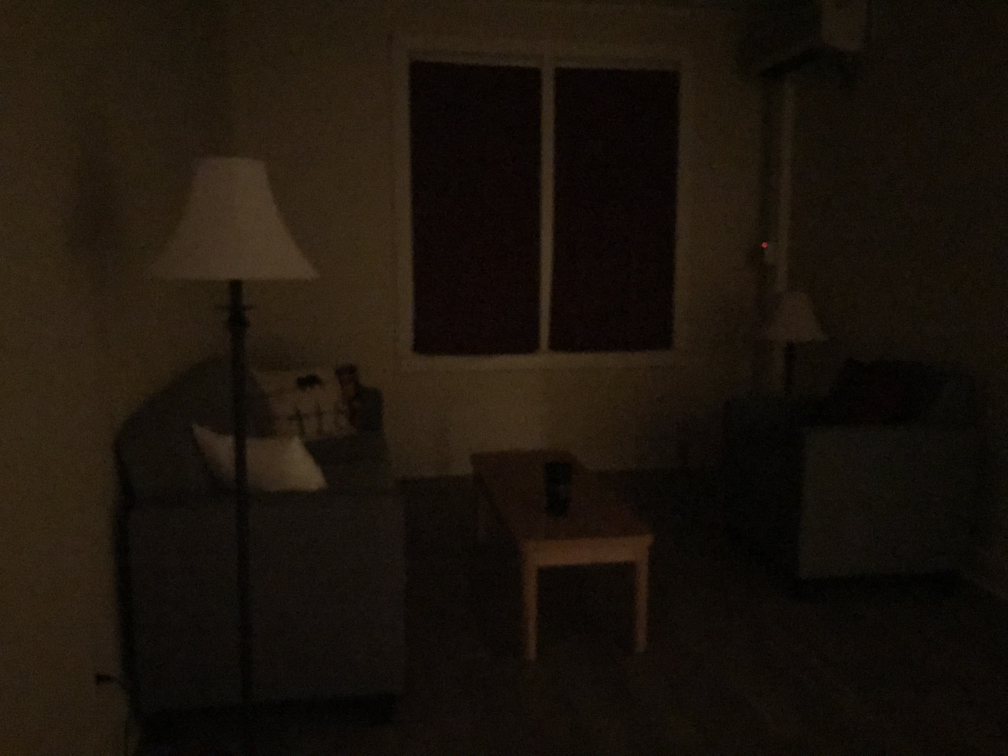
#> input picture Training_images/Dim/IMG_9682.jpeg, 4032 x 3024 px (shown at 1/4 size); its folder holds only this picture in this run
$ python userInput.py
#> lines starting #> are read from the running program, lines starting #| are printed output that depends on the picture
#!/usr/bin/env python2
# -*- coding: utf-8 -*-
"""
Created on Thu Nov 29 23:10:39 2018

@author: jamiecrow
"""
'''
Author:   Jamie Crow
Sponsor:  Dr. Toshikazu Ikuta
          Digital Neuroscience Laboratory
          University of Mississippi Department of Communication Sciences & Disorders
Semester: Fall 2018
Class:    CSCI 487 (Senior Project)

Objective:
    To simulate pupillary light reflex using a convolutional neural network written from scratch                             (i.e. without the use of Keras, OpenCV, Tensorflow, etc.). The program should accept a JPEG file as user    input, and should produce visual output in the form of a circle, representing the pupil, growing or shrinking in size in response to the output of the neural network. The neural network should classify images as either dim, normal, or bright.
'''


from PIL import Image
from neural_network_epochs import train
from neural_network_classify import classify
import numpy as np
from matplotlib import pyplot
from matplotlib import animation
import mimetypes
from os import path
import pickle


def userInput():

    print("Input an image file path: ")
    testImage = ""


    #Error handling to check for valid file type and valid file name
    while (testImage == ""):
        try:
            filePath = raw_input()
#> the answer given: Training_images/Dim/IMG_9682.jpeg
            filePath = imageCheck(filePath)
            testImage = Image.open(filePath)
#> testImage is the input picture: PIL image 4032x3024 RGB; mean R, G, B 27.4, 19.7, 11.7

        except IOError:
            print("This file cannot be found. Please input a valid file name: ")


    testImage = testImage.resize((testImage.size[0]/140, testImage.size[1]/140))
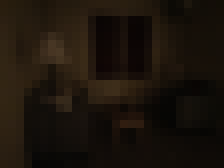
#> testImage: PIL image 28x21 RGB (shown 8 times larger); mean R, G, B 27.4, 19.7, 11.7
    testImage = testImage.convert("HSV")
#> testImage: PIL image 28x21 HSV; mean H, S, V 21.1, 142.1, 27.4

#> (the run stopped early here; a loop or call above may not have finished)

$ run again, on Training_images/Dim/IMG_9692.jpeg
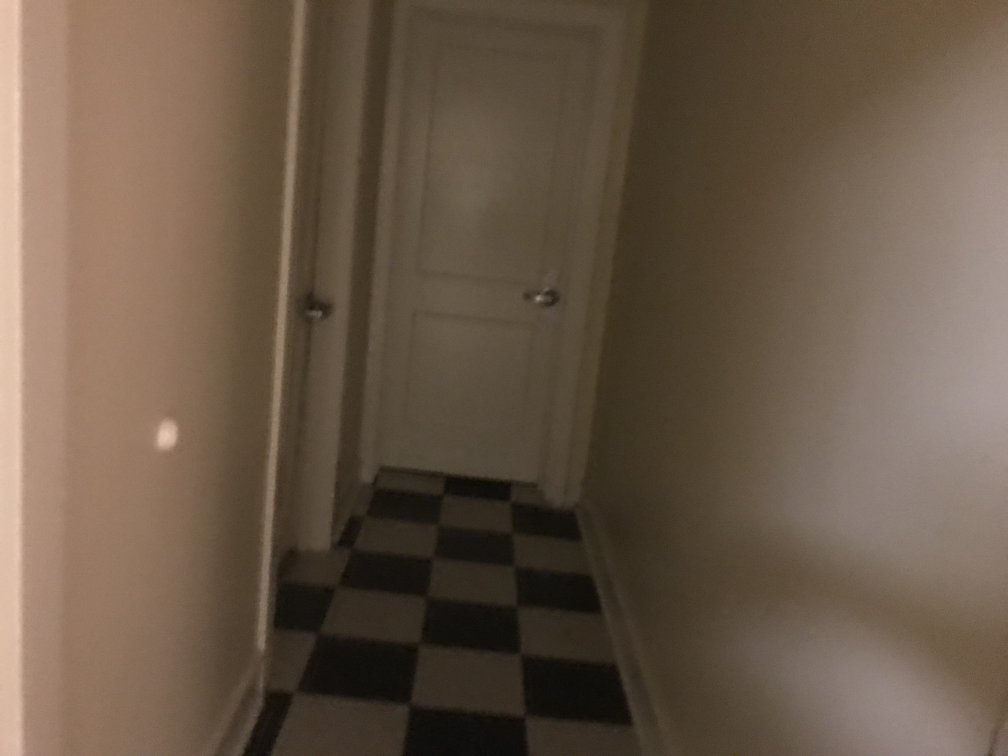
#> input picture Training_images/Dim/IMG_9692.jpeg, 4032 x 3024 px (shown at 1/4 size)
#> in userInput, testImage is the input picture: PIL image 4032x3024 RGB; mean R, G, B 104.8, 87.8, 71.5
#> in userInput, `testImage = testImage.resize((testImage.size[0]/140, testImage.size[1]..`:
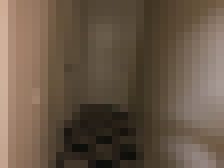
#> testImage: PIL image 28x21 RGB (shown 8 times larger); mean R, G, B 104.7, 87.7, 71.4

$ run again, on Training_images/Dim/IMG_9696.jpeg
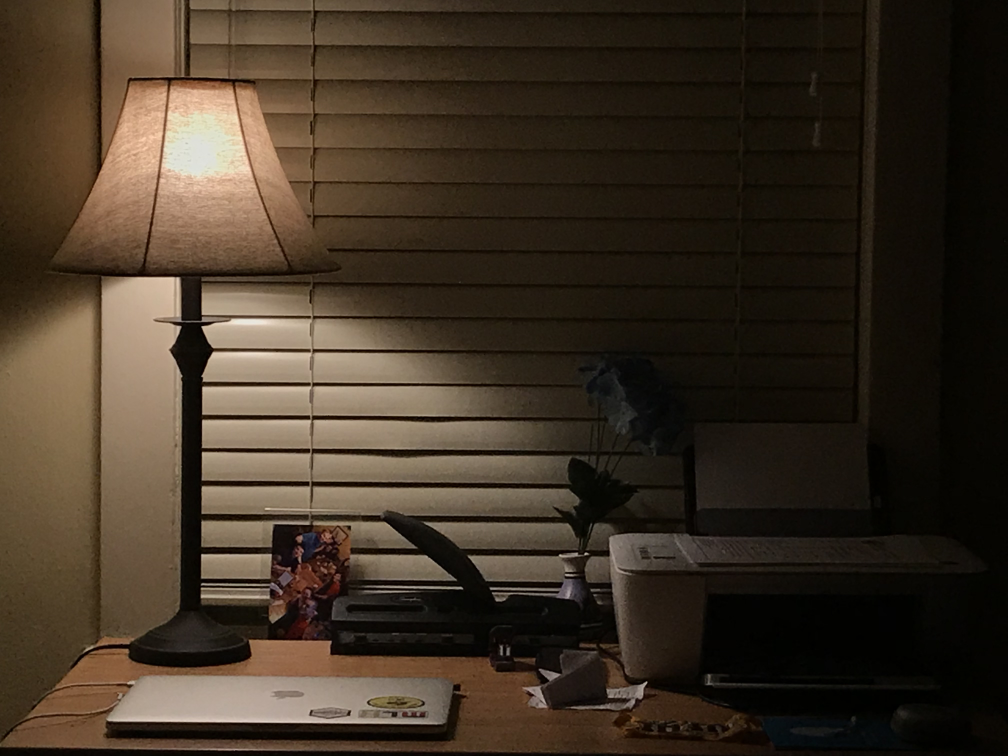
#> input picture Training_images/Dim/IMG_9696.jpeg, 4032 x 3024 px (shown at 1/4 size)
#> in userInput, testImage is the input picture: PIL image 4032x3024 RGB; mean R, G, B 62.5, 50.3, 36.9
#> in userInput, `testImage = testImage.resize((testImage.size[0]/140, testImage.size[1]..`:
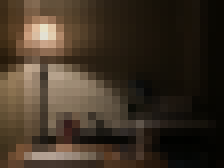
#> testImage: PIL image 28x21 RGB (shown 8 times larger); mean R, G, B 62.6, 50.4, 37

$ run again, on Training_images/Dim/IMG_9702.jpeg
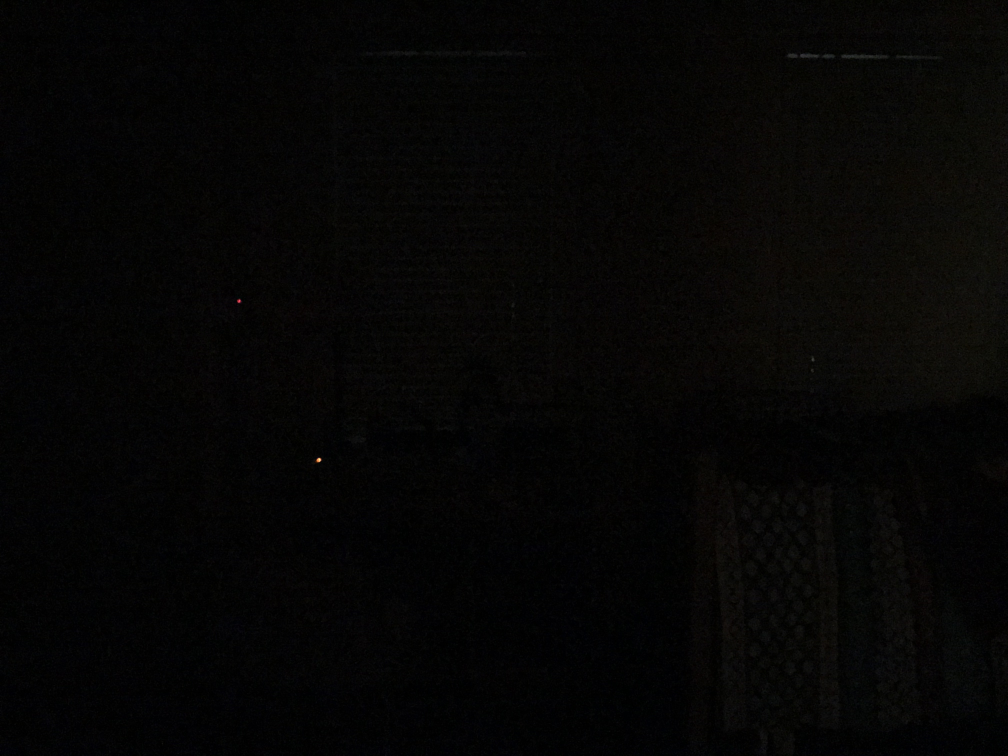
#> input picture Training_images/Dim/IMG_9702.jpeg, 4032 x 3024 px (shown at 1/4 size)
#> in userInput, testImage is the input picture: PIL image 4032x3024 RGB; mean R, G, B 5.6, 5.3, 4.6
#> in userInput, `testImage = testImage.resize((testImage.size[0]/140, testImage.size[1]..`:
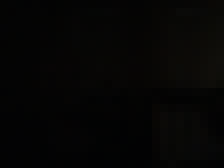
#> testImage: PIL image 28x21 RGB (shown 8 times larger); mean R, G, B 5.64, 5.32, 4.53
